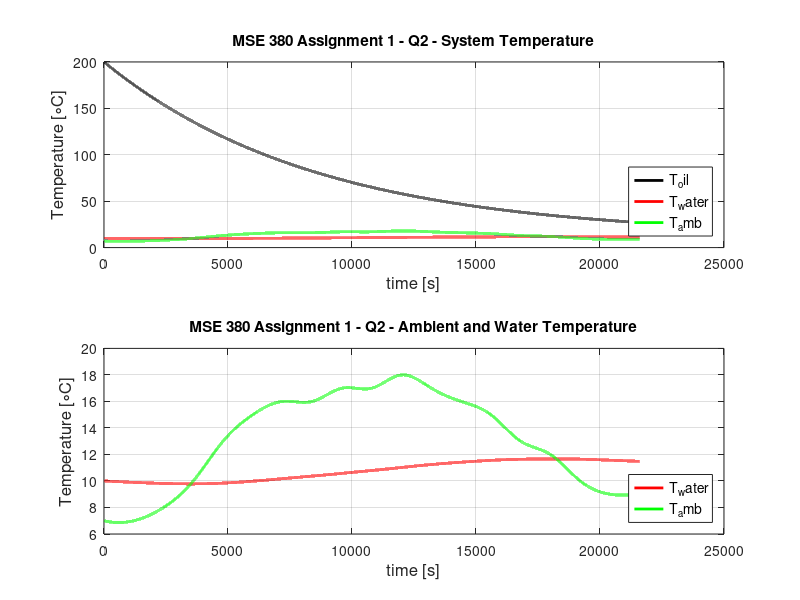

This chart was generated by the following MATLAB code:
%%   Initialize Variables
R = 0.5;        %[m]
r = 0.04;       %[m]
rho_oil = 850;  %[kg/m^3]
c_oil = 1970;   %[J/kgK]
Lc = 1.2;       %[m]
rho_w = 1000;   %[kg/m^3]
c_w = 4190;     %[J/kgK]
h_w = 100;      %[W/Km^2]
k_sp = 1;       %[W/mK]

%%  Initialize Time Array

t = 0.333333333333333:0.333333333333333:21600;

%%  Initalize and interpolate Ambient Temp

T_amb_discrete=[7 7 8 10 13 15 16 16 17 17 18 17 16 15 13 12 10 9 9];
hours = 0:length(T_amb_discrete)-1;
Time = 0:(length(T_amb_discrete)-1)*3600-1;
T_amb = interp1 (hours,T_amb_discrete,Time/3600,'spline');


%%  Initial Conditions

T0 = [200
      10];

%%  Intialize State Space

%   [dT_oil/dt , dT_w/dt]
A = [-k_sp*(R^2)*3/(r*((R-r)^3)*rho_oil*c_oil)  k_sp*(R^2)*3/(r*((R-r)^3)*rho_oil*c_oil)
     0                                          -h_w*(Lc^2)/(((Lc^3)-(4/3)*pi()*(R^3))*rho_w*c_w)];
 
B = [0
     h_w*(Lc^2)/(((Lc^3)-(4/3)*pi()*(R^3))*rho_w*c_w)];
 
C = [1  0
     0  1];

%%  Simulation

sys = ss(A, B, C, []);
y = lsim(sys, T_amb , t, T0);

%% Plot Results

figure(1)
subplot(2,1,1)
plot (t,y(:,1),'k','LineWidth',2)
hold on
plot (t, y(:,2),'r', 'LineWidth', 2)
hold on
plot (t, T_amb,'g', 'LineWidth', 2)
grid on
mylegend=legend ('T_oil', 'T_water', 'T_amb')
set (mylegend,'FontSize',10,'Location','SouthEast')
myxlabel=xlabel ('time [s]')
myylabel=ylabel ('Temperature [{\circ}C]')
set (myxlabel,'FontSize',12)
set (myylabel,'FontSize',12)
title('MSE 380 Assignment 1 - Q2 - System Temperature')

subplot(2,1,2)
plot (t, y(:,2),'r', 'LineWidth', 2)
hold on
plot (t, T_amb,'g', 'LineWidth', 2)
grid on
mylegend=legend ('T_water', 'T_amb')
set (mylegend,'FontSize',10,'Location','SouthEast')
myxlabel=xlabel ('time [s]')
myylabel=ylabel ('Temperature [{\circ}C]')
set (myxlabel,'FontSize',12)
set (myylabel,'FontSize',12)
title('MSE 380 Assignment 1 - Q2 - Ambient and Water Temperature')
